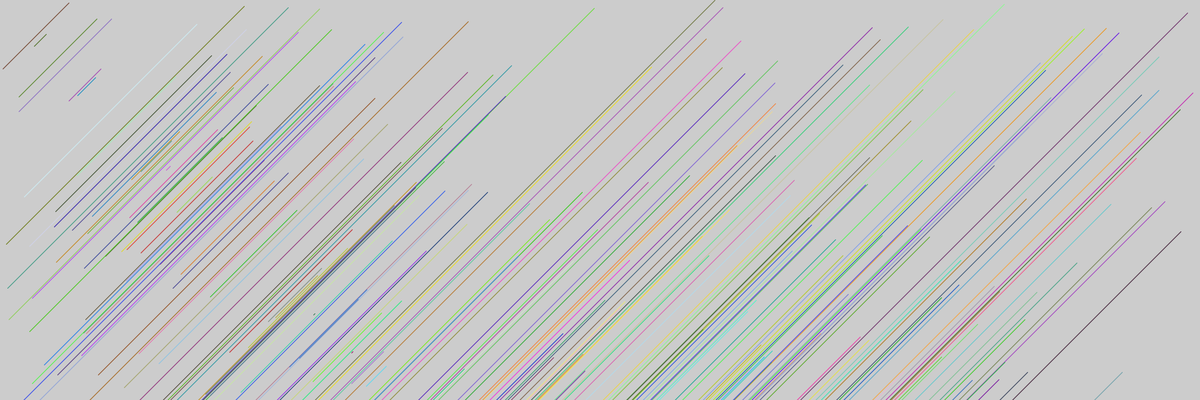
Frame 1 (no input)
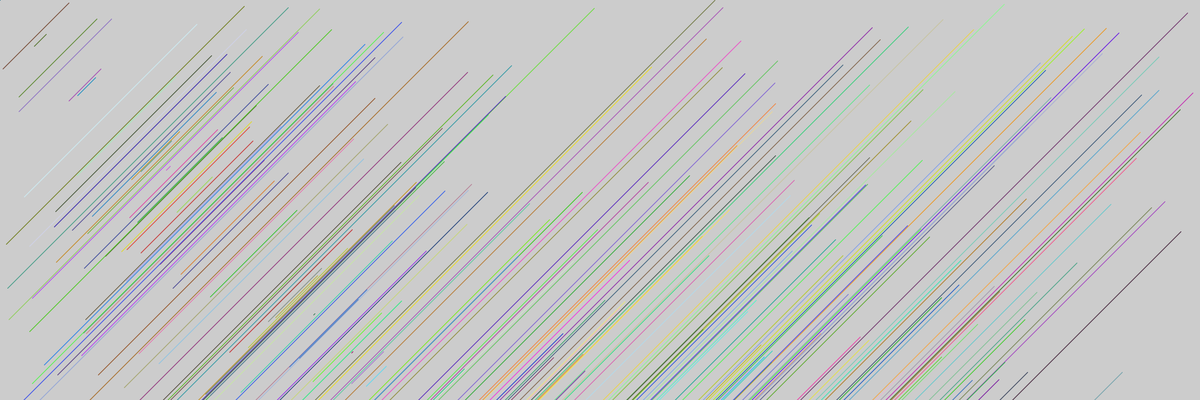
Frame 60 (the mouse pressed at the canvas centre just before this capture)
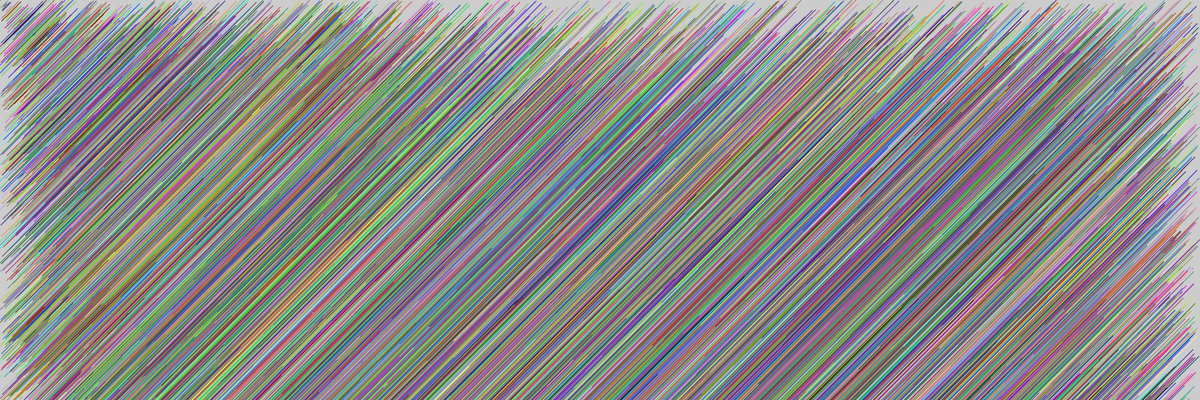
Frame 120 (the mouse held since frame 60 and released just before this capture)

The Processing sketch that drew these frames (run headless with seeded random() and noise(); from frame 60 on, the mouse is pressed at the canvas centre):

// Processing sketch: classes_example
// ── classes_example.pde
int numFriends; // sets number of objects
People[] friends; //creates class people
void setup(){    // initial code
  size(1800,600); // sets size of screen 
  numFriends = 200; // sets number
  
  friends = new People[numFriends]; 
  
         //forloop to create all objects
        for ( int i=0; i<numFriends; i++){  
            friends[i] = new People();  // calls new object
        } 
        
    }   
    
void draw(){  // loop through
  //frameRate(random(10,45)); // better Framerate: changes every frame
  
  //forllop to call function click to update when mouse pressed
   for ( int i=0; i<numFriends; i++){
       if(mousePressed){
            friends[i].click(); //call function click
       }
          friends[i].update();
      }
        
    }
// ── Creature.pde
class People{
  
 //variables
 float size;  // sets overall size
 float xPos, yPos;   //sets overall position
 float xSpeed, ySpeed;    // sets speed in x and y
 color c1; //  initulizes colors
 float r1,g1,b1,a1; //
 
 
 
 //constructor
 
 
 People(){
   c1 = color(r1,g1,b1,a1); // initial color of c1
   size = 200;         // sets initial overall size
   xPos = random(width);     // sets initial x position
   yPos = random(height);    // sets initial y position
   xSpeed= 3;     // initial speed
   ySpeed= 3;     // initial speed
 
 }
 
 
 
 
 
 void click(){
 //xPos = mouseX;
 //yPos = mouseY;
     xPos = random(width);
  //xPos = mouseX;
  yPos = random(height);
 
 r1 = random(255);
 g1 = 255;
 b1 = 255;
 a1 = 255;
 }
 
 
 
 void update(){
   
 r1 = 255;
 g1 = 255;
 b1 = 255;
 a1 = 255;
     
  size = 10;
  
   noStroke();
   
  xSpeed= 3;
  ySpeed= 3;
   
   
   fill(c1);
   
   strokeWeight(1);
   stroke(random(255),random(255),random(255));
   line(xPos, yPos, yPos, xPos);
   
  //noStroke();
  //fill(random(255),random(255),random (255),20);
  //rect(random(mouseX), random(mouseY),size*2,size*2);
  
  
  if(mousePressed){
   c1 = color(r1,g1,b1,a1);
   r1 = random(0,255);
   g1 = random(0,255);
   b1 = random(0,255);
   a1 = random(0,255);
}
  
  
  
  
  
   xPos += xSpeed;
   yPos += ySpeed;
   
   
   
   ////to mouse glide  equation
   //xPos = xPos *.95 + mouseX *(.05);
   //yPos = yPos *.95 + mouseY *(.05);
   
      //to mouse glide  equation
   xPos = mouseX ;
   yPos = mouseY ;
   
 }
}
